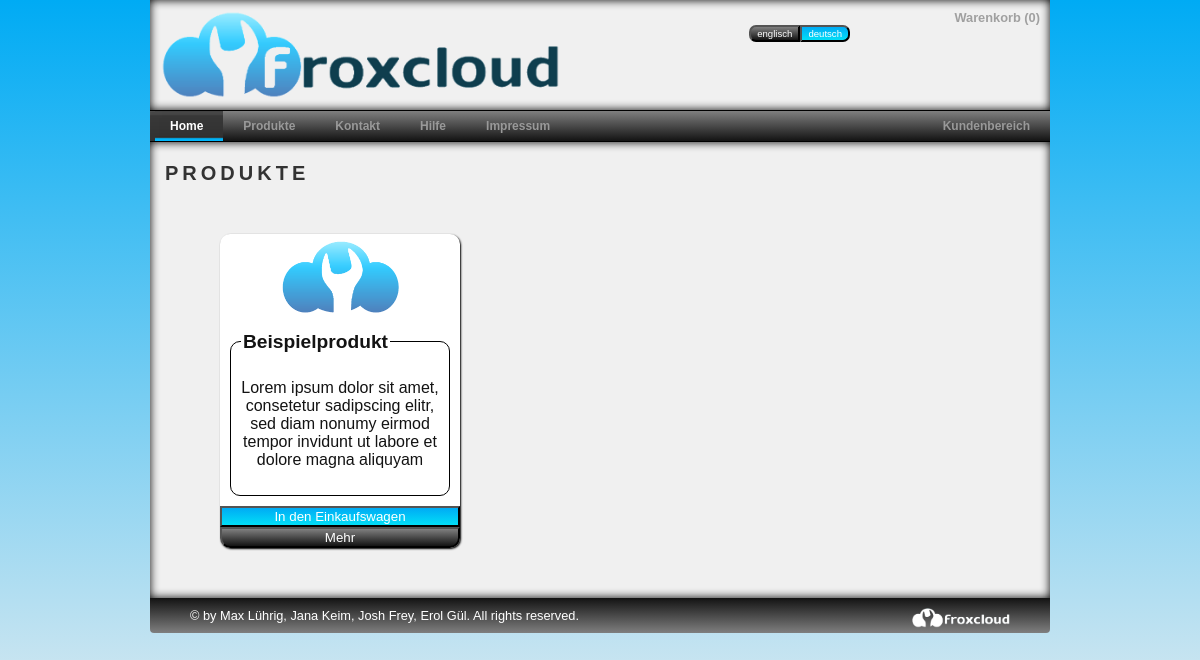
/products.html?lang=de-de, run on the app's committed database.
### index.php (called while the page is built)
<?php
	include("header.php");
	include("menu.php");
	include("mainpage.php");
	include("footer.php");
?>

### includes/classes/cl_language.php (called while the page is built, shortened)
<?php
class language {
	public static function getBrowserLanguage() {
		$supportedLanguages = language::getSupportedLanguages();
		if (isset($_SERVER['HTTP_ACCEPT_LANGUAGE'])) {
			preg_match_all('/([a-z]{1,8}(-[a-z]{1,8})?)\s*(;\s*q\s*=\s*(1|0\.[0-9]+))?/i', $_SERVER['HTTP_ACCEPT_LANGUAGE'], $lang_parse);
			if (count($lang_parse[1])) {
				$langs = array_combine($lang_parse[1], $lang_parse[4]);
				foreach ($langs as $lang => $val) {
					if ($val === '') $langs[$lang] = 1;
				}
			}
		}
		return language::internalToISO( customizing::get_default_language() );
	}
	public static function internalToISO($language_id) {
		$sql_statement = 'SELECT l.iso_code FROM '. TBL_LANGUAGE .' AS l WHERE l.language_id = '. (int) $language_id;
		$query = db_query($sql_statement);
		if(db_num_results($query) == 1) {
			$result_data = db_fetch_array($query);
			return $result_data['iso_code'];
		}
		else {
			return null;
		}
	}
	public static function ISOTointernal($iso_code) {
		$sql_statement = 'SELECT l.language_id FROM '. TBL_LANGUAGE .' AS l WHERE l.iso_code = "'. $iso_code .'"';
		$query = db_query($sql_statement);
		if(db_num_results($query) == 1) {
			$result_data = db_fetch_array($query);
			return $result_data['language_id'];
		}
		else {
			return null;
		}
	}
	private static function getSupportedLanguages() {
		$sql_statement = 'SELECT l.language_id, l.iso_code FROM '. TBL_LANGUAGE .' AS l ORDER BY l.iso_code';
		$query = db_query($sql_statement);
		$return_array = array();
		while($row = db_fetch_array($query)) {
			$return_array[$row['iso_code']] = $row['language_id'];
		}
		return $return_array;
	}
}
?>

### functions/database.php (called while the page is built, shortened)
<?php
function db_query($sql_statement,$connection = 'db_connection') {
	global $$connection;
	$result = mysql_query($sql_statement, $$connection) or db_error($sql_statement, mysql_errno(), mysql_error());
	return $result;
}
function db_num_results($db_query) {
	return mysql_num_rows($db_query);
}
function db_fetch_array($db_query) {
	return mysql_fetch_array($db_query, MYSQL_ASSOC);
}
?>

### includes/classes/cl_customizing.php (called while the page is built, shortened)
<?php
class customizing {
	public static function get_default_language() {
		$sql_statement = 'SELECT cust.value AS default_language FROM '. TBL_CUSTOMIZING .' AS cust WHERE cust.key = "default_language"';
		$query = db_query($sql_statement);
		$default_language = db_fetch_array($query);
		return $default_language['default_language'];
	}
}
?>

### functions/general.php (called while the page is built, shortened)
<?php
function get_default_language() {
	$sql_statement = 'SELECT cust.value AS default_language FROM '. TBL_CUSTOMIZING .' AS cust WHERE cust.key = "default_language"';
	$query = db_query($sql_statement);
	$default_language = db_fetch_array($query);
	return $default_language['default_language'];
}
?>

### includes/classes/cl_shoppingcart.php (called while the page is built, shortened)
<?php
class shoppingcart {
	private $session_id;
	public function __construct($session_id, $language_id = NULL) {
		$this->session_id = $session_id;
		$this->loadProducts($language_id);
	}
	public function getNumberOfProducts() {
		if(!$this->isEmpty()) {
			$sql_statement = 'SELECT SUM( sc.quantity ) AS number_of_products FROM '. TBL_SHOPPING_CART .' AS sc WHERE sc.session_id = "'. $this->session_id .'"';
			$productcount_query = db_query($sql_statement);
			$result_data = db_fetch_array($productcount_query);
			return $result_data['number_of_products'];
		}
		else {
			return 0;
		}
	}
	private function loadProducts($language_id = NULL) {
		if($language_id == null) {
			$language_id = get_default_language();
		}
		$sql_statement = 'SELECT sc.product_id, sc.quantity, p.price, p.title FROM '. TBL_SHOPPING_CART .' AS sc INNER JOIN '. TBL_PRODUCT .' AS p ON sc.product_id = p.product_id WHERE sc.session_id = "'. $this->session_id .'" AND p.language_id = '. $language_id;
		$query = db_query($sql_statement);
	}
	private function isEmpty() {
		$sql_statement = 'SELECT sc.product_id FROM '. TBL_SHOPPING_CART .' AS sc WHERE sc.session_id = "'. $this->session_id .'"';
		$cart_products_query = db_query($sql_statement);
		if(db_num_results($cart_products_query) == 0) {
			return true;
		}
		else {
			return false;
		}
	}
}
?>

### includes/classes/cl_customer.php (called while the page is built, shortened)
<?php
class customer {
	public static function isLoggedIn($session_id) {
		$sql_statement = 'SELECT ac.customer_id FROM '. TBL_ACTIVE_CUSTOMER .' AS ac WHERE ac.session_id = "'. $session_id .'" AND ac.expiration_date > NOW()';
		$query = db_query($sql_statement);
		if(db_num_results($query) == 1) {
			return true;
		}
		else {
			return false;
		}
	}
}
?>

### includes/classes/cl_product.php (called while the page is built, shortened)
<?php
class product {
	public static function getAllActiveProducts($languageId){
		$sql_select_statement = 'SELECT * FROM '. TBL_PRODUCT .' AS p WHERE language_id = "'. $languageId .'" AND active = "1" ORDER BY p.product_id ASC';
		$active_product_query = db_query($sql_select_statement);
		$active_product_array = array();
		while($data = db_fetch_array($active_product_query)){
			$active_product_array[$data['product_id']] = array("title" => $data['title'],
													   "contract_periode" => $data['contract_periode'],
													   "description" => $data['description'],
													   "quantity" => $data['quantity'],
													   "price" => $data['price']);
		}
		return $active_product_array;
	}
}
?>

### menu.php (the view, shortened to what this page needs)
<div class="mainmenu">
	<ul>
	   <li><a href="home.html?lang=<?php echo $site_language; ?>" id="home" class="nav active"><span><?php echo VIEW_MENU_HOME; ?></span></a></li>
	   <li><a href="products.html?lang=<?php echo $site_language; ?>" id="products" class="nav"><span><?php echo VIEW_MENU_PRODUCTS; ?></span></a></li>
	   <li><a href="help.html?lang=<?php echo $site_language; ?>" id="help" class="nav"><span><?php echo VIEW_MENU_HELP; ?></span></a></li>
	   <li><a href="imprint.html?lang=<?php echo $site_language; ?>" id="imprint" class="nav"><span><?php echo VIEW_MENU_IMPRINT; ?></span></a></li>
	   <?php
	   	if (customer::isLoggedIn(session_id()) == true ) {
	   		echo '<li id="mainmenuelement"><a href="#!page=customercenter&lang='. $site_language .'" id="customercenter" class="nav"><span>'. VIEW_MENU_CUSTOMERCENTER .'</span></a></li>';
	   	}
	   	else {
	   		echo '<li id="mainmenuelement"><a href="#!page=customercenter&lang='. $site_language .'" id="customercenter"><span>'. VIEW_MENU_CUSTOMERCENTER .'</span></a></li>';
	   	}
	   ?>
	</ul>
</div>

### header.php (shortened to what this page needs)
<?php
require PATH_CLASSES .'cl_customizing.php';
require PATH_CLASSES .'cl_language.php';
require PATH_CLASSES .'cl_shoppingcart.php';
require PATH_CLASSES .'cl_customer.php';
require PATH_CLASSES .'cl_product.php';
require PATH_CLASSES .'cl_product_info.php';
require 'functions/database.php';
require 'functions/general.php';
$site_language = language::getBrowserLanguage();
$cart = new shoppingcart(session_id());
?>
<!DOCTYPE HTML PUBLIC "-//W3C//DTD HTML 4.01 Frameset//EN">
<html>
<head>
<link rel="stylesheet" type="text/css" href="css/style.css"  media="screen" />
<link rel="stylesheet" type="text/css" href="css/handheld.css" media="handheld" />
<link rel="stylesheet" type="text/css" href="css/print.css" media="print" />
<link rel="stylesheet" href="css/colorbox.css" type="text/css">
</head>
<body>
<div class="header">
	<img ID="logo" src="images/fcloud.png">
	<div class="header_right">
		<a href="shoppingcart.html?lang=<?php echo $site_language; ?>" id="shoppingcart" class="nav"><?php echo VIEW_MENU_SHOPPING_CART; ?> (<span id="current_cart_quantity"><?php echo $cart->getNumberOfProducts(); ?></span>)</a>
		<br>
		<div class="language_switch">
			<button class="language_button active" ID="german"> deutsch
			</button>
			<button class="language_button"  ID="english"> englisch
			</button>
		</div>
	</div>
</div>

### mainpage.php (shortened to what this page needs)
<div class="content_container" id="content_container">
<?php
if(isset($_GET['page'])) {
	$action = 'show_'. substr($_GET['page'], 0);
	include_once 'logic/process_content_handling.php';
}
?>
</div>

### logic/process_content_handling.php (shortened to what this page needs)
<?php
require_once PATH_CLASSES .'cl_customizing.php';
require_once PATH_CLASSES .'cl_language.php';
require_once PATH_CLASSES .'cl_shoppingcart.php';
require_once PATH_CLASSES .'cl_customer.php';
require_once PATH_CLASSES .'cl_content.php';
require_once PATH_FUNCTIONS .'database.php';
require_once PATH_FUNCTIONS .'general.php';
switch($action) {
	case 'show_products':
		include PATH_BODYS .'product.php';
		break;
}
?>

### bodys/product.php (shortened to what this page needs)
<?php
require_once PATH_CLASSES .'cl_language.php';
require_once PATH_CLASSES .'cl_product.php';
$language_id = language::ISOTointernal(language::getBrowserLanguage());
$index = 0;
echo '
<h1>'.VIEW_MENU_PRODUCTS.'</h1>
<div class="boxwrapper">
';
$active_product_array = product::getAllActiveProducts($language_id);
foreach ($active_product_array as $product_id => $product_data){
	$attribute_value_map = array();
	$product_info_map = productInfo::getAttributesByProductId($product_id);
	$existing_attributes = productAttribute::getAllExistingAttrByLang($language_id);
	foreach($product_info_map as $attribute_id => $value){
		$attribute_value_map[$existing_attributes[$attribute_id]] = $value;
	}
	if($index % 3 == 0){
		echo'<div class="productwrapper"> ';
	}
	$return_string = '
	<div class="whitebox box_3inRow">
		<img ID="littlelogo" src="images/logos/logo.png">
		<fieldset>
			<legend>
				'. $product_data['title'].'
			</legend>
			<p>'.$product_data['description'].'</p>
		</fieldset>
		<button class="buttonlayout_buy" rel="'.$product_id.'">'.BUTTON_ADD_TO_CART.'</button>
		<div id="book'.$product_id.'" class="slidebox">
			<fieldset>
				<legend>
					Details
				</legend>
				<ul>
					<li>Vertragslaufzeit'.$product_data['contract_periode'].'</li>
					<li>Space '.$product_data['quantity'].'</li>
					<li>Preis '.$product_data['price'].'</li>';
	foreach($attribute_value_map as $attr_name => $value){
		$return_string = $return_string. '<li>'. $attr_name .' '. $value .'</li>';
	}
	$return_string = $return_string.
				'</ul>
			</fieldset>
		</div>
	<button class="buttonlayout_more" rel="'.$product_id.'">'.BUTTON_MORE.'</button>
	</div>
	';
	if($index % 3 == 0){
		$return_string = $return_string.'</div> ';
	}
	$index++;
	echo $return_string;
}
echo'</div>'
?>

### footer.php
<div class="footer">
		&copy; by Max L&uumlhrig, Jana Keim, Josh Frey, Erol G&uumll. All rights reserved.
	<img ID="froxcloud_white" src="images/logos/froxcloud_white.png">
</div>
</body>
</html>

### css/handheld.css (style rules this page uses)
body { color: #131313; width: 100%; margin:0px auto; font-size: 1.8em; }
.header { background-color: #F0F0F0; width: 100%; height: 160px; margin: 0px; -moz-box-shadow: inset 0 0 10px 0 #000; -webkit-box-shadow: inset 0 0 10px 0 #000; box-shadow: inset 0 0 10px 0 #000; }
.header_right { float: right; width: 30%; position: relative; text-align: right; }
.content_container { background-color: #F0F0F0; width: 100%; height: auto; text-align:center; position:relative; float: left; clear: both; padding-bottom: 40px; background-repeat:no-repeat; -moz-box-shadow: inset 0 0 10px 0 #000; -webkit-box-shadow: inset 0 0 10px 0 #000; box-shadow: inset 0 0 10px 0 #000; }
.footer { height: 80px; position:relative; top: 0px; background-color:#131313; border-bottom-left-radius: 4px; border-bottom-right-radius: 4px; text-align: center; font-size: 0.8em; color: white; clear:both; padding: 20px; margin:0px; }
#shoppingcart { float: right; margin: 10px; font-weight:bold; color:#A0A0A0; }
.boxwrapper { margin: 5%; width: 100%; }
.whitebox { float: left; background-color: white; border-radius: 10px; box-shadow: 1px 1px 2px black; margin: 5px 0; width: 90%; }
.box_3inRow { height: auto; }
fieldset { border: black solid 1px; border-radius: 10px; padding: 10px; margin:10px; height: auto; width: auto; }
legend { text-align: left; }
#littlelogo { width: 120px; margin: 5px; }
#logo { width: 60%; margin: 10px; }
#froxcloud_white { width:30%; float:right; bottom:0px; margin-right: 50px; }
.buttonlayout_more { width: 100%; height: 60px; border-bottom-left-radius: 10px; border-bottom-right-radius: 10px; color: white; filter: progid:DXImageTransform.Microsoft.gradient(startColorstr='#7f7f7f', endColorstr='#131313'); background: -webkit-gradient(linear, left top, left bottom, from(#7f7f7f), to(#131313)); background: -moz-linear-gradient(top, #7f7f7f, #131313); }
.buttonlayout_buy { width: 100%; color: white; height: 60px; filter: progid:DXImageTransform.Microsoft.gradient(startColorstr='#00abf4', endColorstr='#02def7'); background: -webkit-gradient(linear, left top, left bottom, from(#00abf4), to(#02def7)); background: -moz-linear-gradient(top, #00abf4, #02def7); }
.language_switch { float:right; margin-right: 200px; display: none; }
.mainmenu ul { margin:0px; padding:0; list-style-type:none; width:auto; position:relative; display:block; height:65px; font-weight:bold; font-family:Arial, Helvetica, sans-serif; border-bottom:1px solid #000000; border-top:1px solid #000000; filter: progid:DXImageTransform.Microsoft.gradient(startColorstr='#7f7f7f', endColorstr='#131313'); background: -webkit-gradient(linear, left top, left bottom, from(#7f7f7f), to(#131313)); background: -moz-linear-gradient(top, #7f7f7f, #131313); }
.mainmenu li { float:left; margin: 0px; height:100%; width:auto; padding: 0 5px 0 5px; }
.mainmenu li a { text-align:center; display:block; float:left; color:#999999; font-weight:bold; width: 100%; padding: 0 5px 0 5px; height: 100%; }
.mainmenu li a.active { color: white; display:inline; height:22px; filter: progid:DXImageTransform.Microsoft.gradient(startColorstr='#00abf4', endColorstr='#02def7'); background: -webkit-gradient(linear, left top, left bottom, from(#00abf4), to(#02def7)); background: -moz-linear-gradient(top, #00abf4, #02def7); float:left; margin:0; height:100%; }
#mainmenuelement { float: right; margin-right:10px; }

### data on the page
tbl_product: title "Beispielprodukt", description "Lorem ipsum dolor sit amet, consetetur sadipscing elitr, sed diam nonumy eirmod tempor invidunt ut labore et dolore magna aliquyam"

### other printed values
VIEW_MENU_SHOPPING_CART "Warenkorb"
$cart->getNumberOfProducts() "0"
VIEW_MENU_HOME "Home"
VIEW_MENU_PRODUCTS "Produkte"
VIEW_MENU_HELP "Hilfe"
VIEW_MENU_IMPRINT "Impressum"
VIEW_MENU_CUSTOMERCENTER "Kundenbereich"
VIEW_MENU_PRODUCTS "PRODUKTE"
